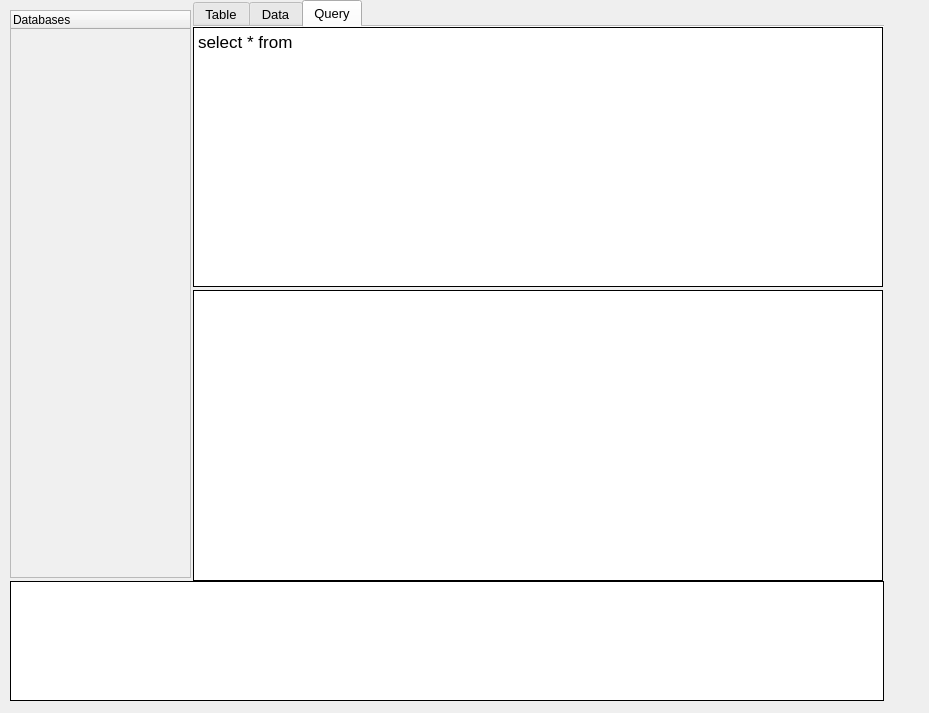
<?xml version="1.0" encoding="UTF-8"?>
<ui version="4.0">
 <class>SQLMANAGER</class>
 <widget class="QMainWindow" name="SQLMANAGER">
  <property name="windowModality">
   <enum>Qt::WindowModal</enum>
  </property>
  <property name="geometry">
   <rect>
    <x>0</x>
    <y>0</y>
    <width>929</width>
    <height>713</height>
   </rect>
  </property>
  <property name="windowTitle">
   <string>SQL MANAGER</string>
  </property>
  <property name="styleSheet">
   <string notr="true"/>
  </property>
  <property name="windowFilePath">
   <string/>
  </property>
  <property name="inputMethodHints">
   <set>Qt::ImhNone</set>
  </property>
  <property name="tabShape">
   <enum>QTabWidget::Rounded</enum>
  </property>
  <widget class="QWidget" name="centralwidget">
   <widget class="QTabWidget" name="tabWidget">
    <property name="geometry">
     <rect>
      <x>193</x>
      <y>0</y>
      <width>691</width>
      <height>590</height>
     </rect>
    </property>
    <property name="font">
     <font>
      <pointsize>10</pointsize>
      <weight>50</weight>
      <bold>false</bold>
     </font>
    </property>
    <property name="layoutDirection">
     <enum>Qt::LeftToRight</enum>
    </property>
    <property name="autoFillBackground">
     <bool>false</bool>
    </property>
    <property name="styleSheet">
     <string notr="true"/>
    </property>
    <property name="tabPosition">
     <enum>QTabWidget::North</enum>
    </property>
    <property name="tabShape">
     <enum>QTabWidget::Rounded</enum>
    </property>
    <property name="currentIndex">
     <number>2</number>
    </property>
    <property name="elideMode">
     <enum>Qt::ElideNone</enum>
    </property>
    <property name="documentMode">
     <bool>true</bool>
    </property>
    <property name="tabsClosable">
     <bool>false</bool>
    </property>
    <property name="movable">
     <bool>false</bool>
    </property>
    <property name="tabBarAutoHide">
     <bool>false</bool>
    </property>
    <widget class="QWidget" name="_desc">
     <attribute name="title">
      <string>Table</string>
     </attribute>
     <widget class="QTableWidget" name="desc_result">
      <property name="geometry">
       <rect>
        <x>0</x>
        <y>0</y>
        <width>690</width>
        <height>556</height>
       </rect>
      </property>
      <property name="toolTip">
       <string>&lt;html&gt;&lt;head/&gt;&lt;body&gt;&lt;p&gt;&lt;span style=&quot; font-weight:600;&quot;&gt;DATA DESCRIPTIONS&lt;/span&gt;&lt;/p&gt;&lt;/body&gt;&lt;/html&gt;</string>
      </property>
      <property name="frameShape">
       <enum>QFrame::StyledPanel</enum>
      </property>
      <property name="frameShadow">
       <enum>QFrame::Plain</enum>
      </property>
      <property name="lineWidth">
       <number>1</number>
      </property>
      <property name="sizeAdjustPolicy">
       <enum>QAbstractScrollArea::AdjustToContents</enum>
      </property>
      <property name="editTriggers">
       <set>QAbstractItemView::NoEditTriggers</set>
      </property>
      <property name="tabKeyNavigation">
       <bool>false</bool>
      </property>
      <property name="showDropIndicator" stdset="0">
       <bool>false</bool>
      </property>
      <property name="dragDropOverwriteMode">
       <bool>false</bool>
      </property>
      <property name="alternatingRowColors">
       <bool>true</bool>
      </property>
      <property name="showGrid">
       <bool>true</bool>
      </property>
      <property name="gridStyle">
       <enum>Qt::SolidLine</enum>
      </property>
      <property name="sortingEnabled">
       <bool>false</bool>
      </property>
      <property name="wordWrap">
       <bool>true</bool>
      </property>
      <property name="cornerButtonEnabled">
       <bool>true</bool>
      </property>
      <property name="rowCount">
       <number>0</number>
      </property>
      <property name="columnCount">
       <number>0</number>
      </property>
     </widget>
    </widget>
    <widget class="QWidget" name="_data">
     <attribute name="title">
      <string>Data</string>
     </attribute>
     <widget class="QTableWidget" name="data_result">
      <property name="geometry">
       <rect>
        <x>0</x>
        <y>0</y>
        <width>690</width>
        <height>556</height>
       </rect>
      </property>
      <property name="toolTip">
       <string>&lt;html&gt;&lt;head/&gt;&lt;body&gt;&lt;p&gt;&lt;span style=&quot; font-weight:600;&quot;&gt;ALL DATA IN TABLE&lt;/span&gt;&lt;/p&gt;&lt;/body&gt;&lt;/html&gt;</string>
      </property>
      <property name="frameShape">
       <enum>QFrame::StyledPanel</enum>
      </property>
      <property name="frameShadow">
       <enum>QFrame::Plain</enum>
      </property>
      <property name="lineWidth">
       <number>1</number>
      </property>
      <property name="sizeAdjustPolicy">
       <enum>QAbstractScrollArea::AdjustToContents</enum>
      </property>
      <property name="editTriggers">
       <set>QAbstractItemView::NoEditTriggers</set>
      </property>
      <property name="tabKeyNavigation">
       <bool>false</bool>
      </property>
      <property name="showDropIndicator" stdset="0">
       <bool>false</bool>
      </property>
      <property name="dragDropOverwriteMode">
       <bool>false</bool>
      </property>
      <property name="alternatingRowColors">
       <bool>true</bool>
      </property>
      <property name="showGrid">
       <bool>true</bool>
      </property>
      <property name="gridStyle">
       <enum>Qt::SolidLine</enum>
      </property>
      <property name="sortingEnabled">
       <bool>false</bool>
      </property>
      <property name="wordWrap">
       <bool>true</bool>
      </property>
      <property name="cornerButtonEnabled">
       <bool>true</bool>
      </property>
      <property name="rowCount">
       <number>0</number>
      </property>
      <property name="columnCount">
       <number>0</number>
      </property>
     </widget>
    </widget>
    <widget class="QWidget" name="_query">
     <attribute name="title">
      <string>Query</string>
     </attribute>
     <widget class="QTableWidget" name="result_out">
      <property name="geometry">
       <rect>
        <x>0</x>
        <y>263</y>
        <width>690</width>
        <height>291</height>
       </rect>
      </property>
      <property name="toolTip">
       <string>&lt;html&gt;&lt;head/&gt;&lt;body&gt;&lt;p&gt;&lt;span style=&quot; font-weight:600;&quot;&gt;RESULTS&lt;/span&gt;&lt;/p&gt;&lt;/body&gt;&lt;/html&gt;</string>
      </property>
      <property name="frameShape">
       <enum>QFrame::Box</enum>
      </property>
      <property name="frameShadow">
       <enum>QFrame::Plain</enum>
      </property>
      <property name="lineWidth">
       <number>1</number>
      </property>
      <property name="sizeAdjustPolicy">
       <enum>QAbstractScrollArea::AdjustToContents</enum>
      </property>
      <property name="editTriggers">
       <set>QAbstractItemView::NoEditTriggers</set>
      </property>
      <property name="tabKeyNavigation">
       <bool>false</bool>
      </property>
      <property name="showDropIndicator" stdset="0">
       <bool>false</bool>
      </property>
      <property name="dragDropOverwriteMode">
       <bool>false</bool>
      </property>
      <property name="alternatingRowColors">
       <bool>true</bool>
      </property>
      <property name="showGrid">
       <bool>true</bool>
      </property>
      <property name="gridStyle">
       <enum>Qt::SolidLine</enum>
      </property>
      <property name="sortingEnabled">
       <bool>false</bool>
      </property>
      <property name="wordWrap">
       <bool>true</bool>
      </property>
      <property name="cornerButtonEnabled">
       <bool>false</bool>
      </property>
      <property name="rowCount">
       <number>0</number>
      </property>
     </widget>
     <widget class="QPlainTextEdit" name="query_in">
      <property name="geometry">
       <rect>
        <x>0</x>
        <y>0</y>
        <width>690</width>
        <height>260</height>
       </rect>
      </property>
      <property name="font">
       <font>
        <pointsize>13</pointsize>
        <stylestrategy>PreferAntialias</stylestrategy>
        <kerning>false</kerning>
       </font>
      </property>
      <property name="cursor" stdset="0">
       <cursorShape>ArrowCursor</cursorShape>
      </property>
      <property name="toolTip">
       <string>&lt;html&gt;&lt;head/&gt;&lt;body&gt;&lt;p&gt;&lt;span style=&quot; font-weight:600;&quot;&gt;NEW CONSULT&lt;/span&gt;&lt;/p&gt;&lt;/body&gt;&lt;/html&gt;</string>
      </property>
      <property name="autoFillBackground">
       <bool>false</bool>
      </property>
      <property name="styleSheet">
       <string notr="true"/>
      </property>
      <property name="inputMethodHints">
       <set>Qt::ImhDate|Qt::ImhDialableCharactersOnly|Qt::ImhDigitsOnly|Qt::ImhEmailCharactersOnly|Qt::ImhExclusiveInputMask|Qt::ImhFormattedNumbersOnly|Qt::ImhHiddenText|Qt::ImhLatinOnly|Qt::ImhLowercaseOnly|Qt::ImhMultiLine|Qt::ImhNoAutoUppercase|Qt::ImhNoEditMenu|Qt::ImhNoPredictiveText|Qt::ImhNoTextHandles|Qt::ImhPreferLatin|Qt::ImhPreferLowercase|Qt::ImhPreferNumbers|Qt::ImhPreferUppercase|Qt::ImhSensitiveData|Qt::ImhTime|Qt::ImhUppercaseOnly|Qt::ImhUrlCharactersOnly</set>
      </property>
      <property name="frameShape">
       <enum>QFrame::Box</enum>
      </property>
      <property name="frameShadow">
       <enum>QFrame::Plain</enum>
      </property>
      <property name="lineWidth">
       <number>1</number>
      </property>
      <property name="midLineWidth">
       <number>0</number>
      </property>
      <property name="plainText">
       <string notr="true">select * from </string>
      </property>
     </widget>
    </widget>
   </widget>
   <widget class="QPlainTextEdit" name="console_out">
    <property name="geometry">
     <rect>
      <x>10</x>
      <y>581</y>
      <width>874</width>
      <height>120</height>
     </rect>
    </property>
    <property name="font">
     <font>
      <pointsize>10</pointsize>
      <weight>50</weight>
      <italic>false</italic>
      <bold>false</bold>
      <underline>false</underline>
      <strikeout>false</strikeout>
      <kerning>true</kerning>
     </font>
    </property>
    <property name="toolTip">
     <string>&lt;html&gt;&lt;head/&gt;&lt;body&gt;&lt;p&gt;&lt;span style=&quot; font-weight:600;&quot;&gt;CONSOLE&lt;/span&gt;&lt;/p&gt;&lt;/body&gt;&lt;/html&gt;</string>
    </property>
    <property name="frameShape">
     <enum>QFrame::Box</enum>
    </property>
    <property name="frameShadow">
     <enum>QFrame::Plain</enum>
    </property>
    <property name="lineWidth">
     <number>1</number>
    </property>
    <property name="midLineWidth">
     <number>0</number>
    </property>
    <property name="sizeAdjustPolicy">
     <enum>QAbstractScrollArea::AdjustToContents</enum>
    </property>
    <property name="undoRedoEnabled">
     <bool>false</bool>
    </property>
    <property name="readOnly">
     <bool>true</bool>
    </property>
    <property name="plainText">
     <string/>
    </property>
    <property name="backgroundVisible">
     <bool>false</bool>
    </property>
    <property name="centerOnScroll">
     <bool>false</bool>
    </property>
    <property name="placeholderText">
     <string>CONSOLE</string>
    </property>
   </widget>
   <widget class="QTreeWidget" name="tables_out">
    <property name="geometry">
     <rect>
      <x>10</x>
      <y>10</y>
      <width>181</width>
      <height>568</height>
     </rect>
    </property>
    <property name="toolTip">
     <string>&lt;html&gt;&lt;head/&gt;&lt;body&gt;&lt;p&gt;&lt;span style=&quot; font-size:10pt; font-weight:600;&quot;&gt;DATABASES AND TABLES&lt;/span&gt;&lt;/p&gt;&lt;/body&gt;&lt;/html&gt;</string>
    </property>
    <property name="styleSheet">
     <string notr="true">background-color:rgb(240,240,240)</string>
    </property>
    <property name="verticalScrollBarPolicy">
     <enum>Qt::ScrollBarAsNeeded</enum>
    </property>
    <property name="horizontalScrollBarPolicy">
     <enum>Qt::ScrollBarAsNeeded</enum>
    </property>
    <property name="sizeAdjustPolicy">
     <enum>QAbstractScrollArea::AdjustToContents</enum>
    </property>
    <column>
     <property name="text">
      <string>Databases</string>
     </property>
    </column>
   </widget>
  </widget>
  <action name="actionImport_Query">
   <property name="text">
    <string>Load SQL File</string>
   </property>
   <property name="shortcut">
    <string>Ctrl+W</string>
   </property>
   <property name="shortcutContext">
    <enum>Qt::WidgetWithChildrenShortcut</enum>
   </property>
  </action>
  <action name="actionExport_Query">
   <property name="text">
    <string>Execute SQL File</string>
   </property>
   <property name="shortcut">
    <string>Ctrl+E</string>
   </property>
  </action>
  <action name="actionCompile">
   <property name="text">
    <string>Execute Query</string>
   </property>
   <property name="shortcut">
    <string>Ctrl+Return</string>
   </property>
  </action>
  <action name="actionExecute_Selected">
   <property name="text">
    <string>Execute Selected</string>
   </property>
   <property name="shortcut">
    <string>Ctrl+Shift+Return</string>
   </property>
  </action>
  <action name="actionAbout">
   <property name="text">
    <string>About</string>
   </property>
  </action>
  <action name="actionDocuments">
   <property name="text">
    <string>Documents</string>
   </property>
  </action>
  <action name="actionCopy">
   <property name="text">
    <string>Copy</string>
   </property>
   <property name="shortcut">
    <string>Ctrl+C</string>
   </property>
  </action>
  <action name="actionPaste">
   <property name="text">
    <string>Paste</string>
   </property>
   <property name="shortcut">
    <string>Ctrl+V</string>
   </property>
  </action>
  <action name="actionCrop">
   <property name="text">
    <string>Crop</string>
   </property>
   <property name="shortcut">
    <string>Ctrl+X</string>
   </property>
  </action>
  <action name="actionSelect_All">
   <property name="text">
    <string>Select All</string>
   </property>
   <property name="shortcut">
    <string>Ctrl+A</string>
   </property>
  </action>
  <action name="actionInvert_Selection">
   <property name="text">
    <string>Invert Selection</string>
   </property>
   <property name="shortcut">
    <string>Ctrl+Shift+A</string>
   </property>
  </action>
  <action name="actionExit">
   <property name="text">
    <string>Exit</string>
   </property>
  </action>
  <action name="actionRefresh_Database">
   <property name="text">
    <string>Refresh Database</string>
   </property>
   <property name="shortcut">
    <string>Ctrl+R</string>
   </property>
  </action>
 </widget>
 <tabstops>
  <tabstop>tabWidget</tabstop>
  <tabstop>data_result</tabstop>
  <tabstop>console_out</tabstop>
  <tabstop>desc_result</tabstop>
  <tabstop>result_out</tabstop>
  <tabstop>query_in</tabstop>
 </tabstops>
 <resources/>
 <connections/>
</ui>
